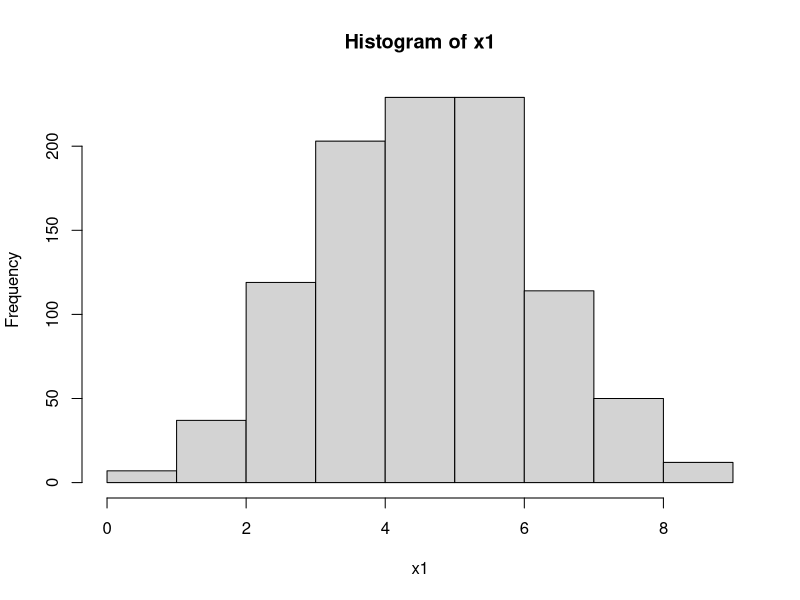
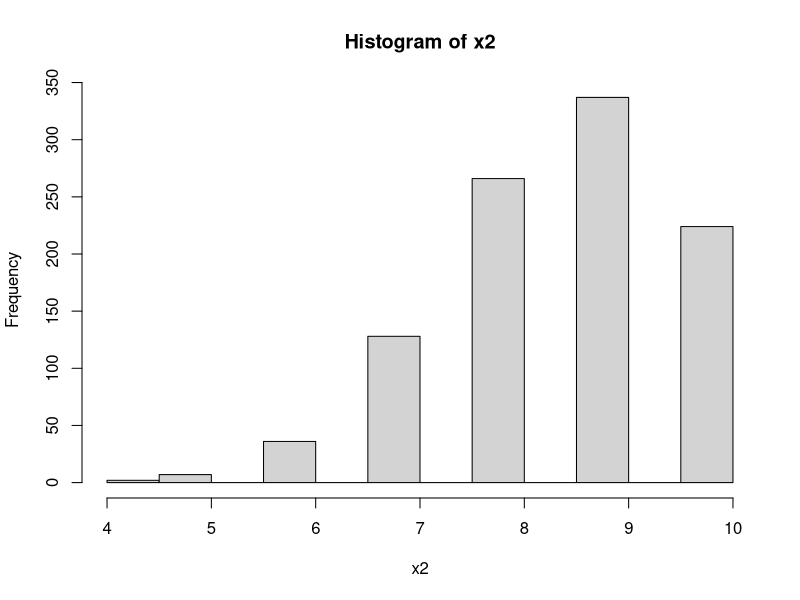

Source code (R) for these figures, in order:
## ---- chunk 1
knitr::opts_chunk$set(echo = TRUE)
## ---- chunk 2
shots = c('goal','goal','goal','miss','miss',
          'goal','goal','miss','miss','goal')

# convert to numeric, arbitrarily picking goal=1, miss=0
shotsNum = as.numeric(shots=='goal')
N = length(shots)                      # sample size
nGoal = sum(shots=='goal')             # number of shots made
nMiss = sum(shots=='miss')             # number of those miss

## ---- chunk 3

x1<-rbinom(1000,size=10,p=0.5)
x2<-rbinom(1000,size=10,p=0.85)

mean(x1); 
mean(x1)*10

hist(x1)
mean(x2); hist(x2)
mean(x2)*10

## ---- chunk 4
theta = seq(from=1/(N+1), to=N/(N+1), length=10)

## ---- chunk 5
### prior distribution
#Note three to choose from:
# 1. triangular as in Kruschke text example
#pTheta = pmin(theta, 1-theta)

# 2. uniform
#pTheta = dunif(theta)

# 3. beta prior with mean = .5
 pTheta = dbeta(theta, 10, 10)

# Normalize so that values sum to 1
pTheta = pTheta/sum(pTheta) 
## ---- chunk 6
pDataGivenTheta = choose(N, nGoal) * theta^nGoal * (1-theta)^nMiss

## ---- chunk 7
pData = sum(pDataGivenTheta*pTheta)  # marginal probability of the data

pThetaGivenData = pDataGivenTheta*pTheta / pData  # Bayes theorem
## ---- chunk 8
ptable<-data.frame(theta=theta, 
                  prior=pTheta,   
                  likelihood=pDataGivenTheta,
                  posterior=pThetaGivenData)
ptable
## ---- chunk 9
(posteriorMean = sum(pThetaGivenData * theta))
